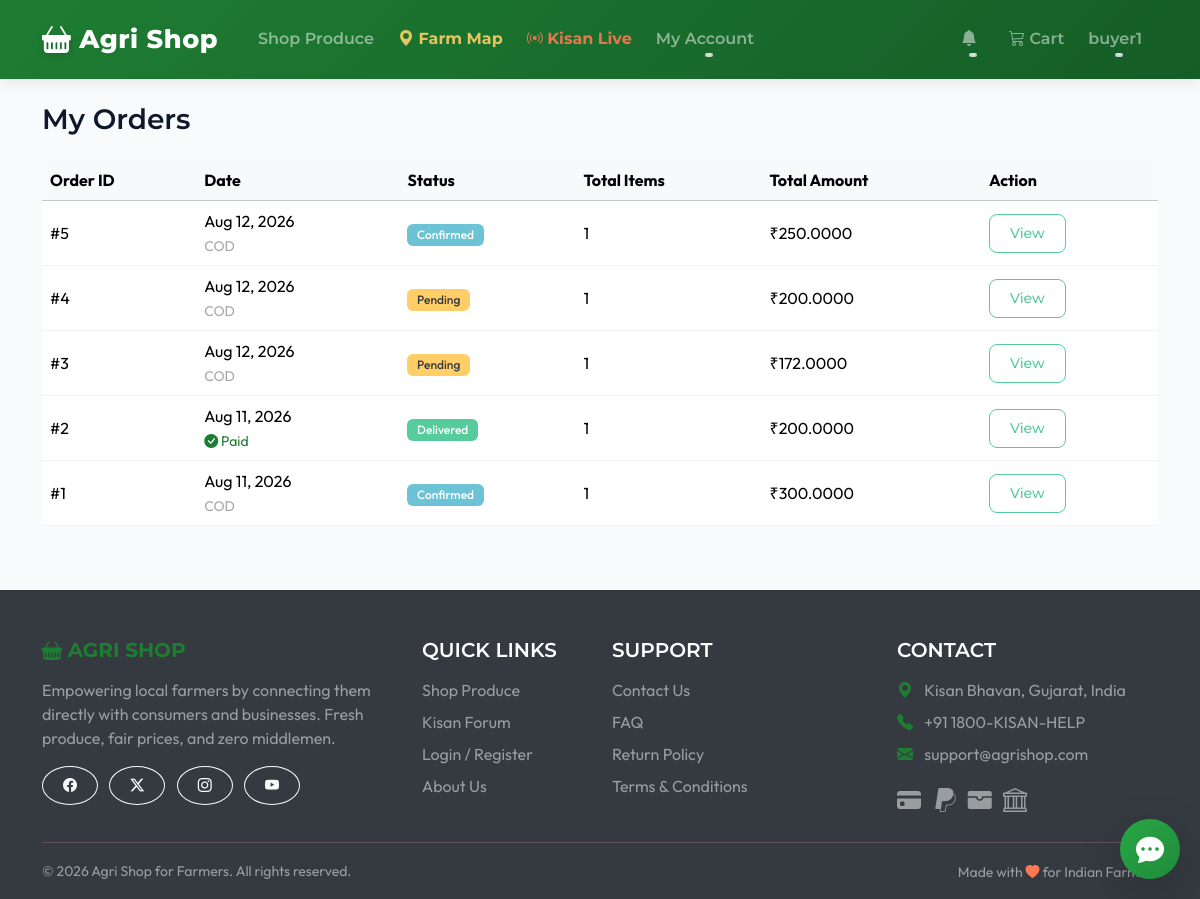
Screenshot of /orders/buyer/orders/ (signed in) with the database file from the repository.
### accounts/models.py (models this page shows, shortened)
class User(AbstractUser):
    class Role(models.TextChoices):
        FARMER = 'FARMER', 'Farmer'
        BUYER = 'BUYER', 'Buyer'
        BUSINESS_BUYER = 'BUSINESS_BUYER', 'Business Buyer'
        AGRO_DEALER = 'AGRO_DEALER', 'Agro Dealer'
    role = models.CharField(max_length=20, choices=Role.choices, default=Role.BUYER)
    phone = models.CharField(max_length=15, blank=True)
    address = models.TextField(blank=True)
    village_or_city = models.CharField(max_length=100, blank=True)
    state = models.CharField(max_length=50, blank=True)
    is_verified_farmer = models.BooleanField(default=False)

### orders/models.py (models this page shows, shortened)
class Order(models.Model):
    STATUS_CHOICES = [
        ('PENDING', 'Pending'),
        ('CONFIRMED', 'Confirmed'),
        ('SHIPPED', 'Shipped'),
        ('DELIVERED', 'Delivered'),
        ('CANCELLED', 'Cancelled'),
    ]
    SUBSCRIPTION_CHOICES = [
        ('ONE_TIME', 'One-time Purchase'),
        ('WEEKLY', 'Weekly Subscription'),
        ('MONTHLY', 'Monthly Subscription'),
    ]
    PAYMENT_CHOICES = [
        ('COD', 'Cash on Delivery'),
        ('ONLINE', 'Online Payment'),
    ]
    buyer = models.ForeignKey(settings.AUTH_USER_MODEL, on_delete=models.CASCADE, related_name='orders')
    status = models.CharField(max_length=20, choices=STATUS_CHOICES, default='PENDING')
    delivery_address = models.TextField()
    phone = models.CharField(max_length=15)
    delivery_cost = models.DecimalField(max_digits=10, decimal_places=2, default=0.00)
    subscription_frequency = models.CharField(max_length=20, choices=SUBSCRIPTION_CHOICES, default='ONE_TIME')
    payment_method = models.CharField(max_length=20, choices=PAYMENT_CHOICES, default='COD')
    is_paid = models.BooleanField(default=False)
    dispute_opened = models.BooleanField(default=False)
    transport_requested = models.BooleanField(default=False)
    created_at = models.DateTimeField(auto_now_add=True)
    updated_at = models.DateTimeField(auto_now=True)
    @property
    def total_amount(self):
        items_total = sum(item.total_price for item in self.items.all())
        return items_total + self.delivery_cost

class OrderItem(models.Model):
    order = models.ForeignKey(Order, on_delete=models.CASCADE, related_name='items')
    product = models.ForeignKey(Product, on_delete=models.SET_NULL, null=True)
    farmer = models.ForeignKey(settings.AUTH_USER_MODEL, on_delete=models.CASCADE, related_name='sales')
    quantity = models.DecimalField(max_digits=10, decimal_places=2)
    price_per_unit = models.DecimalField(max_digits=10, decimal_places=2)
    @property
    def total_price(self):
        return self.quantity * self.price_per_unit

### orders/views.py (the view)
# urls.py: path('buyer/orders/', views.buyer_orders, name='buyer_orders'),
@login_required
def buyer_orders(request):
    orders = request.user.orders.all().order_by('-created_at')
    return render(request, 'orders/buyer_orders.html', {'orders': orders})

### templates/orders/buyer_orders.html (shortened to what this page needs)
{% extends 'base.html' %}
{% block content %}
<h3 class="mb-4">My Orders</h3>
{% if orders %}
<div class="table-responsive">
    <table class="table table-hover align-middle">
        <thead class="table-light">
            <tr>
                <th>Order ID</th>
                <th>Date</th>
                <th>Status</th>
                <th>Total Items</th>
                <th>Total Amount</th>
                <th>Action</th>
            </tr>
        </thead>
        <tbody>
            {% for order in orders %}
            <tr>
                <td>
                    #{{ order.id }}
                </td>
                <td>
                    {{ order.created_at|date:"M d, Y" }}
                    <br>
                    <small class="text-muted">
                        {% if order.is_paid %}<span class="text-success"><i class="bi bi-check-circle-fill"></i> Paid</span>{% else %}COD{% endif %}
                    </small>
                </td>
                <td>
                    <span class="badge
                        {% if order.status == 'PENDING' %}bg-warning text-dark
                        {% elif order.status == 'CONFIRMED' or order.status == 'SHIPPED' %}bg-info
                        {% elif order.status == 'DELIVERED' %}bg-success
                        {% else %}bg-secondary{% endif %}">
                        {{ order.get_status_display }}
                    </span>
                </td>
                <td>{{ order.items.count }}</td>
                <td>₹{{ order.total_amount }}</td>
                <td>
                    <a href="{% url 'order_detail' order.id %}" class="btn btn-sm btn-outline-success">View</a>
                </td>
            </tr>
            {% endfor %}
        </tbody>
    </table>
</div>
{% else %}
<div class="alert alert-info">
    You haven't placed any orders yet. <a href="{% url 'product_list' %}" class="alert-link">Start shopping</a>.
</div>
{% endif %}
{% endblock %}

### templates/base.html (shortened to what this page needs)
<!DOCTYPE html>
<html lang="en">
<head>
    <link href="https://cdn.jsdelivr.net/npm/bootswatch@5.3.3/dist/minty/bootstrap.min.css" rel="stylesheet">
    <link rel="stylesheet" href="https://cdn.jsdelivr.net/npm/bootstrap-icons@1.11.3/font/bootstrap-icons.min.css">
    {% load static %}
    <link rel="stylesheet" href="{% static 'css/style.css' %}">
</head>
<body>
    <nav class="navbar navbar-expand-lg navbar-dark bg-primary mb-4">
        <div class="container">
            <a class="navbar-brand" href="/">
                <i class="bi bi-basket-fill"></i> Agri Shop
            </a>
            <div class="collapse navbar-collapse" id="navbarNav">
                <ul class="navbar-nav me-auto">
                    {% if not user.is_authenticated or user.role == 'BUYER' or user.role == 'BUSINESS_BUYER' %}
                    <li class="nav-item">
                        <a class="nav-link" href="/">Shop Produce</a>
                    </li>
                    <li class="nav-item">
                        <a class="nav-link text-warning fw-bold" href="{% url 'farm_map' %}"><i class="bi bi-geo-alt-fill"></i> Farm Map</a>
                    </li>
                    <li class="nav-item">
                        <a class="nav-link text-danger fw-bold" href="{% url 'live_streams' %}"><i class="bi bi-broadcast"></i> Kisan Live</a>
                    </li>
                    {% endif %}
                    {% if user.is_authenticated and user.role != 'FARMER' and user.role != 'AGRO_DEALER' %}
                    <li class="nav-item dropdown">
                        <a class="nav-link dropdown-toggle" href="#" role="button" data-bs-toggle="dropdown">
                            My Account
                        </a>
                    </li>
                    {% endif %}
                </ul>
                <ul class="navbar-nav ms-auto mb-2 mb-lg-0 align-items-center">
                    {% if user.is_authenticated %}
                    <li class="nav-item dropdown me-2">
                        <a class="nav-link dropdown-toggle position-relative" href="#" id="notifDropdown" role="button" data-bs-toggle="dropdown">
                            <i class="bi bi-bell-fill"></i>
                        </a>
                    </li>
                    {% if user.role == 'FARMER' %}
                    <li class="nav-item">
                        <a class="nav-link" href="{% url 'agro_cart_view' %}">
                            <i class="bi bi-cart3"></i> Agro Cart
                        </a>
                    </li>
                    {% elif user.role != 'AGRO_DEALER' %}
                    <li class="nav-item">
                        <a class="nav-link" href="{% url 'cart_view' %}">
                            <i class="bi bi-cart3"></i> Cart
                        </a>
                    </li>
                    {% endif %}
                    <li class="nav-item dropdown">
                        <a class="nav-link dropdown-toggle" href="#" id="navbarDropdown" role="button" data-bs-toggle="dropdown">
                            {{ user.username }}
                        </a>
                    </li>
                    {% endif %}
                </ul>
            </div>
        </div>
    </nav>
    <div class="container">
        {% block content %}
        {% endblock content %}
    </div>
    <footer class="bg-dark text-white pt-5 pb-3 mt-5">
        <div class="container">
            <div class="row">
                <div class="col-lg-4 col-md-6 mb-4 mb-md-0">
                    <h5 class="text-uppercase text-success fw-bold mb-3">
                        <i class="bi bi-basket-fill"></i> Agri Shop
                    </h5>
                    <p class="text-white-50">
                        Empowering local farmers by connecting them directly with consumers and businesses. Fresh produce, fair prices, and zero middlemen.
                    </p>
                    <div class="mt-3">
                        <a href="#" class="btn btn-outline-light btn-sm rounded-circle me-2"><i class="bi bi-facebook"></i></a>
                        <a href="#" class="btn btn-outline-light btn-sm rounded-circle me-2"><i class="bi bi-twitter-x"></i></a>
                        <a href="#" class="btn btn-outline-light btn-sm rounded-circle me-2"><i class="bi bi-instagram"></i></a>
                        <a href="#" class="btn btn-outline-light btn-sm rounded-circle"><i class="bi bi-youtube"></i></a>
                    </div>
                </div>
                <div class="col-lg-2 col-md-6 mb-4 mb-md-0">
                    <h5 class="text-uppercase mb-3 text-white">Quick Links</h5>
                    <ul class="list-unstyled mb-0">
                        <li class="mb-2"><a href="/" class="text-white-50 text-decoration-none hover-white">Shop Produce</a></li>
                        <li class="mb-2"><a href="{% url 'forum_list' %}" class="text-white-50 text-decoration-none hover-white">Kisan Forum</a></li>
                        <li class="mb-2"><a href="{% url 'login' %}" class="text-white-50 text-decoration-none hover-white">Login / Register</a></li>
                        <li class="mb-2"><a href="{% url 'about_us' %}" class="text-white-50 text-decoration-none hover-white">About Us</a></li>
                    </ul>
                </div>
                <div class="col-lg-3 col-md-6 mb-4 mb-md-0">
                    <h5 class="text-uppercase mb-3 text-white">Support</h5>
                    <ul class="list-unstyled mb-0">
                        <li class="mb-2"><a href="{% url 'contact_us' %}" class="text-white-50 text-decoration-none hover-white">Contact Us</a></li>
                        <li class="mb-2"><a href="{% url 'faq' %}" class="text-white-50 text-decoration-none hover-white">FAQ</a></li>
                        <li class="mb-2"><a href="{% url 'return_policy' %}" class="text-white-50 text-decoration-none hover-white">Return Policy</a></li>
                        <li class="mb-2"><a href="{% url 'terms' %}" class="text-white-50 text-decoration-none hover-white">Terms & Conditions</a></li>
                    </ul>
                </div>
                <div class="col-lg-3 col-md-6 mb-4 mb-md-0">
                    <h5 class="text-uppercase mb-3 text-white">Contact</h5>
                    <ul class="list-unstyled mb-3 text-white-50">
                        <li class="mb-2"><i class="bi bi-geo-alt-fill me-2 text-success"></i> Kisan Bhavan, Gujarat, India</li>
                        <li class="mb-2"><i class="bi bi-telephone-fill me-2 text-success"></i> +91 1800-KISAN-HELP</li>
                        <li class="mb-2"><i class="bi bi-envelope-fill me-2 text-success"></i> support@agrishop.com</li>
                    </ul>
                    <div class="mt-2 text-white-50">
                        <i class="bi bi-credit-card-fill fs-4 me-2"></i>
                        <i class="bi bi-paypal fs-4 me-2"></i>
                        <i class="bi bi-wallet-fill fs-4 me-2"></i>
                        <i class="bi bi-bank fs-4"></i>
                    </div>
                </div>
            </div>
            <hr class="mt-4 mb-3 border-secondary">
            <div class="row align-items-center">
                <div class="col-md-6 text-center text-md-start">
                    <p class="text-white-50 small mb-0">&copy; 2026 Agri Shop for Farmers. All rights reserved.</p>
                </div>
                <div class="col-md-6 text-center text-md-end mt-2 mt-md-0">
                    <span class="text-white-50 small">Made with <i class="bi bi-heart-fill text-danger"></i> for Indian Farmers</span>
                </div>
            </div>
        </div>
    </footer>
    <div class="toast-container position-fixed bottom-0 end-0 p-3">
    </div>
    <div id="aiChatbotWidget" style="position: fixed; bottom: 20px; right: 20px; z-index: 9999;" class="notranslate" translate="no">
        <button id="toggleChatBtn" class="btn btn-success rounded-circle shadow-lg d-flex align-items-center justify-content-center" style="width: 60px; height: 60px; float: right;">
            <i class="bi bi-chat-dots-fill fs-3"></i>
        </button>
    </div>
</body>
</html>

### static/css/style.css (style rules this page uses)
body { font-family: 'Outfit', sans-serif; background-color: #f8fafc; color: #1e293b; }
.navbar { background: linear-gradient(135deg, #1e7d32 0%, #155d27 100%) !important; box-shadow: 0 4px 12px rgba(30, 125, 50, 0.15); padding: 1rem 0; }
.navbar-brand { font-weight: 700; letter-spacing: 0.5px; font-size: 1.5rem; }
.btn { border-radius: 8px; font-weight: 500; padding: 0.5rem 1.25rem; transition: all 0.2s; }
.btn-success { background: linear-gradient(135deg, #28a745 0%, #208b3a 100%); border: none; box-shadow: 0 4px 6px rgba(40, 167, 69, 0.2); }
.badge { padding: 0.4em 0.8em; font-weight: 500; border-radius: 6px; }
h1, h2, h3, h4, h5, h6 { font-weight: 600; color: #0f172a; }
.text-success { color: #1e7d32 !important; }
.table { vertical-align: middle; }

### templates/base.html (style rules this page uses)
.navbar { box-shadow: 0 4px 15px rgba(0,0,0,0.08); padding-top: 0.8rem; padding-bottom: 0.8rem; }
.navbar-brand { font-weight: 800; font-size: 1.6rem; letter-spacing: 0.5px; display: flex; align-items: center; gap: 8px; }
.navbar-brand i { font-size: 1.8rem; text-shadow: 0 2px 6px rgba(0,0,0,0.15); }
.nav-link { font-weight: 600; position: relative; margin-right: 8px; padding: 8px 4px; transition: all 0.3s ease; opacity: 0.9; white-space: nowrap; }
.nav-link::after { content: ''; position: absolute; width: 0; height: 3px; bottom: 2px; left: 50%; background-color: rgba(255, 255, 255, 0.8); transition: all 0.3s ease; transform: translateX(-50%); border-radius: 4px; }
body { top: 0 !important; }

### rows the page displays
User: username "buyer1"
Order: id "5", created_at "Aug 12, 2026", is_paid "COD", status "Confirmed", items.count "1", total_amount "250.0000"
Order: id "4", created_at "Aug 12, 2026", is_paid "COD", status "Pending", items.count "1", total_amount "200.0000"
Order: id "3", created_at "Aug 12, 2026", is_paid "COD", status "Pending", items.count "1", total_amount "172.0000"
Order: id "2", created_at "Aug 11, 2026", is_paid True (drawn), status "Delivered", items.count "1", total_amount "200.0000"
Order: id "1", created_at "Aug 11, 2026", is_paid "COD", status "Confirmed", items.count "1", total_amount "300.0000"
